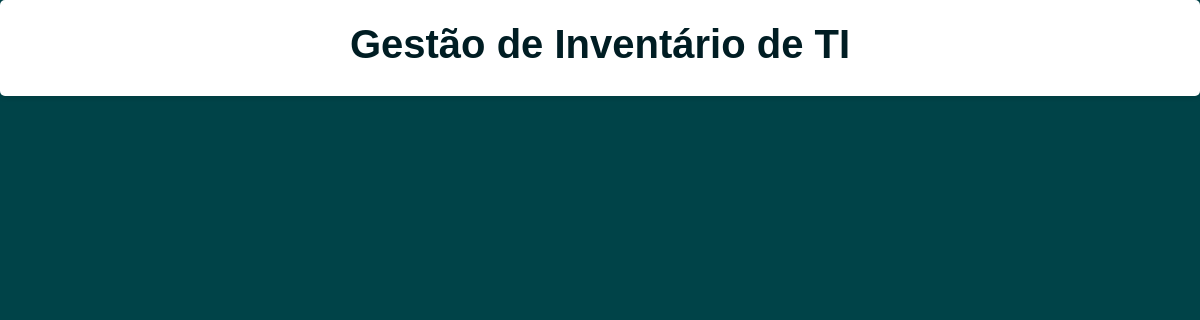
The app's page /, older data.
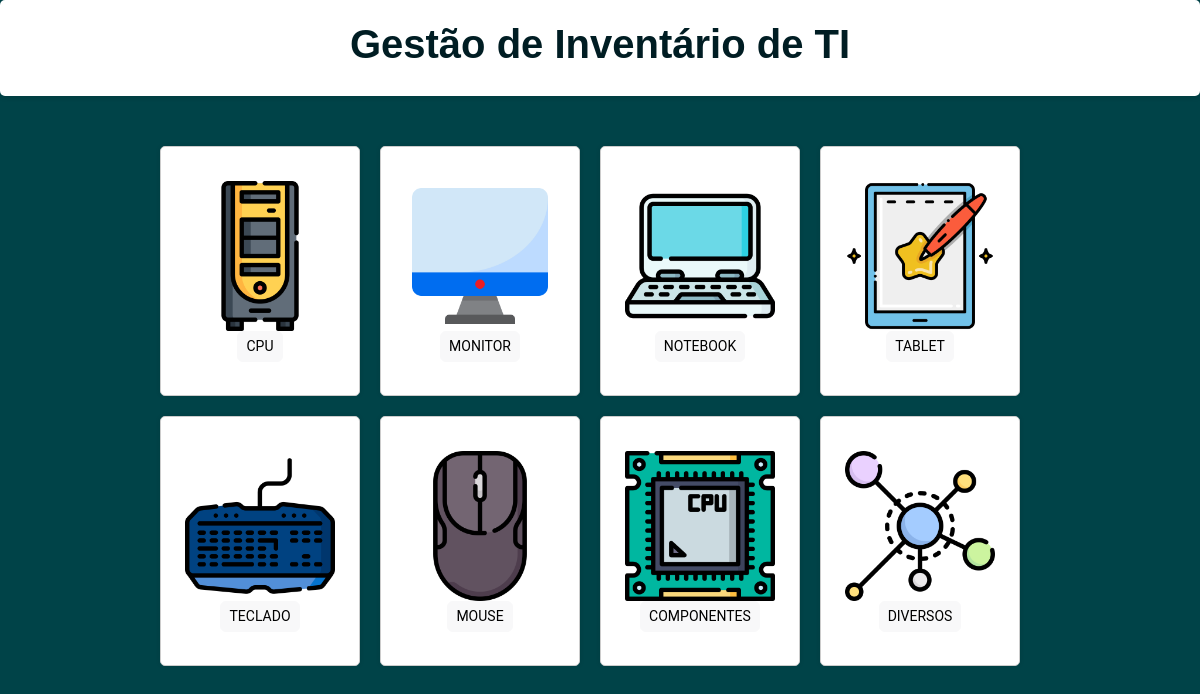
The same page, newer data.
### tables this page shows
CREATE TABLE `categorias` (
  `id` int(11) NOT NULL,
  `botao_src` varchar(100) NOT NULL,
  `nomecategoria` varchar(100) NOT NULL
);

### mods/menu.php (the view, shortened to what this page needs)
<?php
function listaMenu($var){
   include "conexao.php";
   if($var=='home'){
    $c = 1;
    $sql = "SELECT botao_src, nomecategoria FROM categorias";
    $sql_temp = $PDO->query( $sql );
    while($temp = $sql_temp->fetch(PDO::FETCH_ASSOC)){
          $botao_src        = $temp["botao_src"];
          $nomecategoria    = $temp["nomecategoria"];
          if($c==2){
            $lista_categoria .= '<div class="menu-item">
                                    <form action="view.php" method="POST" id="form-'.$nomecategoria.'">
                                        <img src="imagens/'.$botao_src.'" alt="Imagem '.$nomecategoria.'" style="cursor: pointer;" onclick="submitForm(\''.$nomecategoria.'\')">
                                        <span>
                                            <input type="hidden" name="tipo" value="'.$nomecategoria.'">
                                            <input type="submit" value="'.$nomecategoria.'" class="btn btn-light btn-sm">
                                        </span>
                                    </form>
                                </div>
                                </div>
                                <div class="menu-column">';
                                $c = 0;
          }else{
            $lista_categoria .= '<div class="menu-item">
                                    <form action="view.php" method="POST" id="form-'.$nomecategoria.'">
                                        <img src="imagens/'.$botao_src.'" alt="Imagem '.$nomecategoria.'" style="cursor: pointer;" onclick="submitForm(\''.$nomecategoria.'\')">
                                        <span>
                                            <input type="hidden" name="tipo" value="'.$nomecategoria.'">
                                            <input type="submit" value="'.$nomecategoria.'" class="btn btn-light btn-sm">
                                        </span>
                                    </form>
                                </div>';
          }
          $c++;
    }
    echo $lista_categoria;
   }
}
?>

### index.php (shortened to what this page needs)
<?php
require "mods/menu.php";
?>
<!DOCTYPE html>
<html>
<head>
<link rel="stylesheet" href="css/style.css">
    <link href="css/bootstrap.min.css" rel="stylesheet">
</head>
<body>
    <div class="menu-title">
        <h1><span>Gestão de Inventário de TI</span></h1>
    </div>
    <div class="menu">
        <div class="menu-column">
        <?php listaMenu('home');?>
    </div>
</body>
</html>

### css/style.css (style rules this page uses)
body { background-color: #f1f1f1; font-family: Arial, sans-serif; }
h1 { text-align: center; }
.menu { display: flex; flex-wrap: wrap; justify-content: center; gap: 20px; margin-top: 50px; }
.menu-column { display: flex; flex-direction: column; align-items: center; gap: 20px; }
.menu-item { width: 200px; height: 250px; background-color: #ffffff; border: 1px solid #cccccc; display: flex; flex-direction: column; align-items: center; justify-content: center; font-size: 18px; cursor: pointer; font-family: "Roboto", sans-serif; transition: background-color 0.3s; box-shadow: 0px 0px 5px rgba(0, 0, 0, 0.1); border-radius: 5px; text-align: center; }
.menu-item img { max-width: 150px; max-height: 150px; }
.menu-title { display: flex; align-items: center; justify-content: center; font-size: 32px; margin-bottom: 20px; font-family: "Roboto", sans-serif; color: #333333; padding: 20px; background-color: #ffffff; box-shadow: 0px 2px 5px rgba(0, 0, 0, 0.1); border-radius: 5px; }

Row changes from the older to the newer data that the page shows:
added categorias: botao_src (picture), nomecategoria "CPU"
added categorias: botao_src (picture), nomecategoria "TECLADO"
added categorias: botao_src (picture), nomecategoria "MONITOR"
added categorias: botao_src (picture), nomecategoria "MOUSE"
added categorias: botao_src (picture), nomecategoria "NOTEBOOK"
added categorias: botao_src (picture), nomecategoria "COMPONENTES"
added categorias: botao_src (picture), nomecategoria "TABLET"
added categorias: botao_src (picture), nomecategoria "DIVERSOS"
